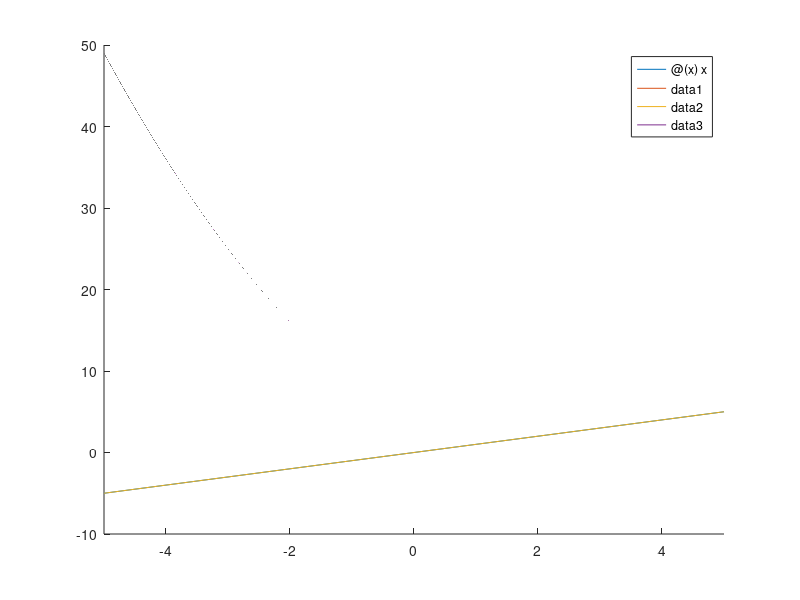

The MATLAB source for this figure:
clear; clc; close all;

% Description: Integrates using the trapezoidal method.
clear; clc; close all;

% Description: Integrates using the trapezoidal method.

y1 = @(x) x;
y2 = @(x) (x-2).^2;
fun = @(x,y) 0*x + 1;
a = 1; b = 4;

hold on
fplot(y1)
fplot(y2)
legend show

Iexact = integral2(fun,a,b,y2,y1);

M = 80;
dx = (b-a)/M;
x = a:dx:b;
I = trapz(x,y1(x)) - trapz(x,y2(x));

err = abs(I-Iexact);

fprintf('The value for M=%d is: %.4f for which the error is %.5f using Trapezoidal Method\n',M,I,err)




y1 = @(x) x;
y2 = @(x) (x-2).^2;
fun = @(x,y) 0*x + 1;
a = 1; b = 4;

hold on
fplot(y1)
fplot(y2)
legend show

Iexact = integral2(fun,a,b,y2,y1);

M = 80;
dx = (b-a)/M;
x = a:dx:b;
I = trapz(x,y1(x)) - trapz(x,y2(x));

err = abs(I-Iexact);

fprintf('The value for M=%d is: %.4f for which the error is %.5f using Trapezoidal Method\n',M,I,err)
